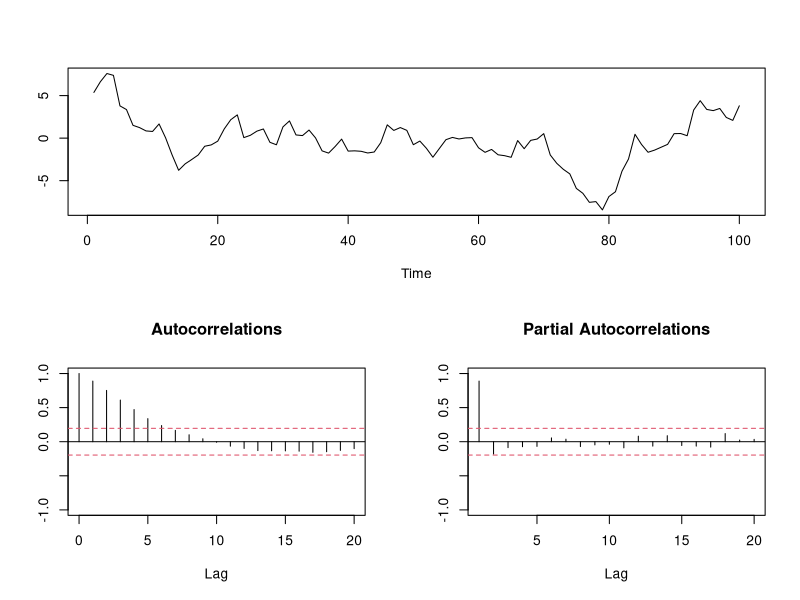
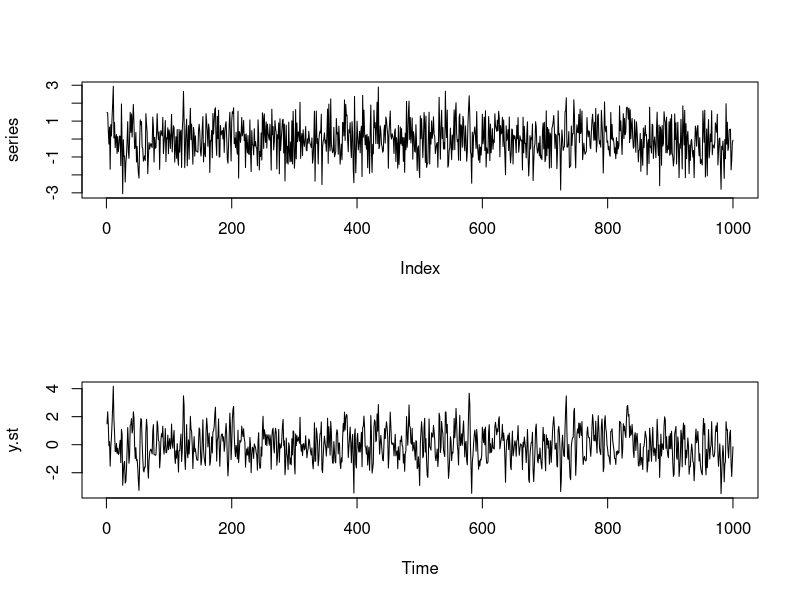
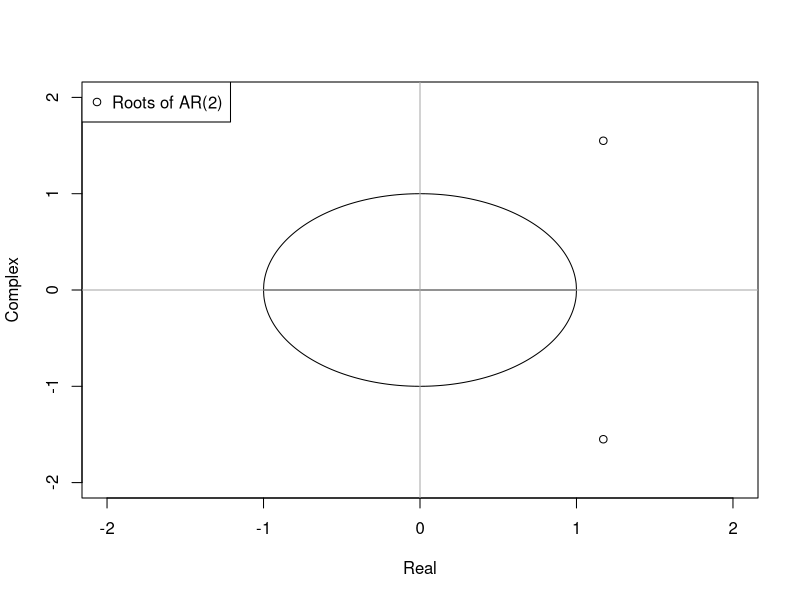
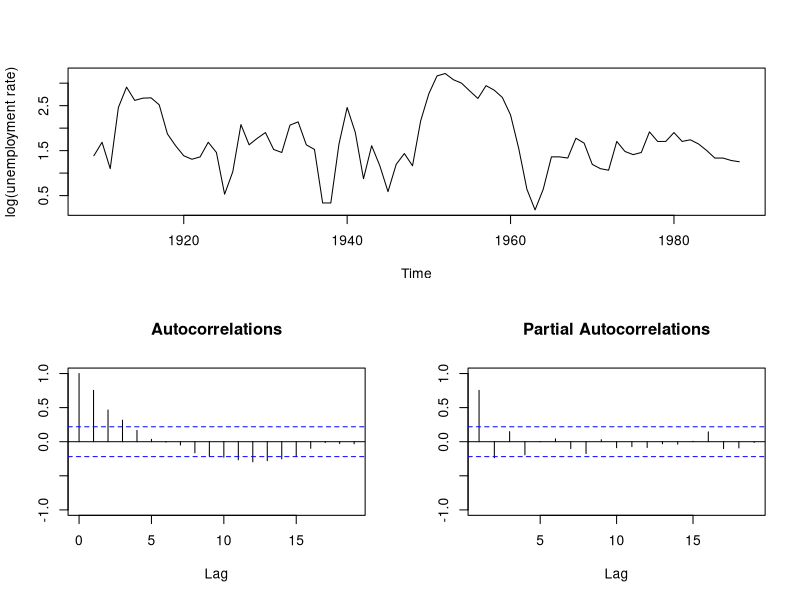
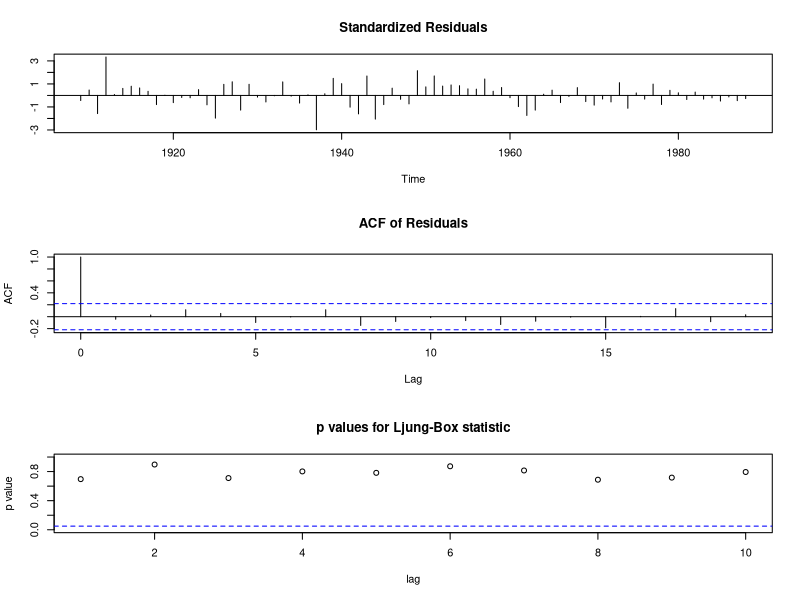
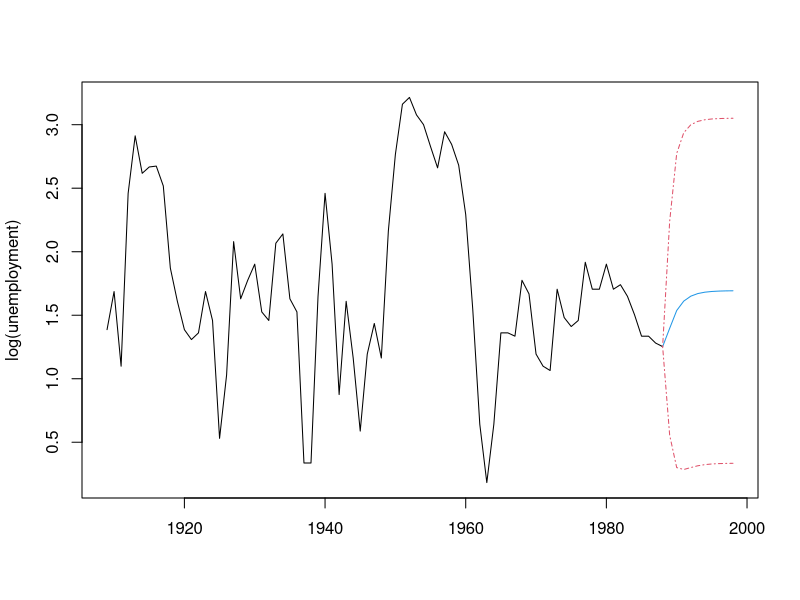

Here is the R script that generated these plots, in order:
#---------#---------#---------#---------#---------#---------#---------#---------
rm(list=ls())
#detach('package:dplyr')
search()

library(forecast)
library(urca)
data(npext)

op <- par(no.readonly=T)


# 2. AR(p) TS Process
# Simulation of AR(1) process with φ = 0.9
N <- 100
PHI <- 0.9
layout(matrix(c(1, 1, 2, 3), 2, 2, byrow=T))
y <- arima.sim(n=N, list(ar=PHI), innov=rnorm(N))
plot.ts(y, ylab='')
acf(y, main='Autocorrelations', ylab='', ylim=c(-1, 1), ci.col=2)
pacf(y, main='Partial Autocorrelations', ylab='', ylim=c(-1, 1), ci.col=2)



# 3. MA(q) Time Series Process
series <- rnorm(1000)
y.st <- filter(series, filter=c(0.6, -0.28), method='recursive')
par(mfrow=c(2, 1))
plot(series, type='l')
plot(y.st, type='l')
ar2.st <- arima(y.st, c(2, 0, 0), include.mean=F, transform.pars=F, method='ML')
ar2.st$coef
roots <- polyroot(c(1, -ar2.st$coef))
Mod(roots)
root.comp <- Im(roots)
root.real <- Re(roots)
x <- seq(-1, 1, length=1000)
y1 <- sqrt(1 - x^2)
y2 <- -y1
par(mfrow=c(1, 1))
plot(c(x, x), 
     c(y1, y2), 
     xlab='Real', 
     ylab='Complex', 
     type='l', 
     xlim=c(-2, 2), 
     ylim=c(-2, 2))
abline(h=0, col='darkgrey')
abline(v=0, col='darkgrey')
points(root.real, root.comp)
legend('topleft', legend='Roots of AR(2)', pch=1)



# 4. ARMA(p, q) Time Series Process
head(npext)
y <- ts(na.omit(npext$unemploy), start=1909, end=1988, freq=1)
layout(matrix(c(1, 1, 2, 3), 2, 2, byrow=T))
plot(y, ylab='log(unemployment rate)')
acf(y, main='Autocorrelations', ylab='', ylim=c(-1, 1))
pacf(y, main='Partial Autocorrelations', ylab='', ylim=c(-1, 1))
par(op)

# Tentative ARMA(2, 0)
arma20 <- arima(y, order=c(2, 0, 0))
ll20 <- logLik(arma20)
aic20 <- arma20$aic
res20 <- residuals(arma20)
# Test assumption of uncorrelatedness
Box.test(res20, lag=20, type='Ljung-Box')
shapiro.test(res20)

# alternate specifications
arma30 <- arima(y, order=c(3, 0, 0))
ll30 <- logLik(arma30)
aic30 <- arma30$aic # better
lrtest <- as.numeric(2*(ll30 - ll20))
chi.pval <- pchisq(lrtest, df=1, lower.tail=F) # but not signif better than 2, 0

arma11 <- arima(y, order=c(1, 0, 1))
ll11 <- logLik(arma11)
aic11 <- arma11$aic # better still
tsdiag(arma11)
res11 <- residuals(arma11)
Box.test(res11, lag=20, type='Ljung-Box')
shapiro.test(res11)

auto.arima(y, max.p=3, max.q=3, start.p=1, start.q=0, ic='aic')

# Forecast
arma11.pred <- predict(arma11, n.ahead=10)
pred <- ts(c(rep(NA, length(y) - 1), y[length(y)], arma11.pred$pred),
           start=1909,
           freq=1)
upper <- ts(c(rep(NA, length(y) - 1), 
              y[length(y)], arma11.pred$pred + 1.96*arma11.pred$se),
            start=1909,
            freq=1)
lower <- ts(c(rep(NA, length(y) - 1), 
              y[length(y)], arma11.pred$pred - 1.96*arma11.pred$se),
            start=1909,
            freq=1)
observed <- ts(c(y, rep(NA, 10)), start=1909, freq=1)
plot(observed, type='l', ylab='log(unemployment)', xlab='')
lines(pred, col=4)
lines(upper, col=2, lty=4)
lines(lower, col=2, lty=4)